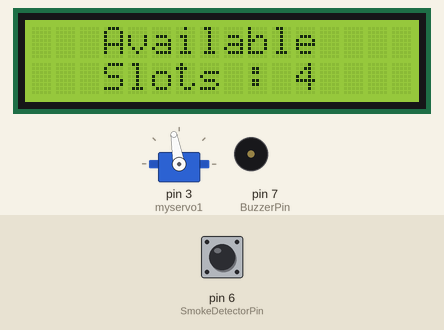
The sketch below on a simulated Arduino Uno, built with avr-gcc and run on an emulated ATmega328P. On the bench: 16×2 character LCD, servo, buzzer (waves = sounding, pin HIGH). Wiring (from diagram.json): 2 × IR receiver: data pin 2 / data pin 4. The test bench sets the inputs (shaded band); at power-on: pin 6 (SmokeDetectorPin) LOW.

Above: at 3.2 s.
3.3 s: pin 6 (SmokeDetectorPin) pulled HIGH for 1 s
At 5.0 s:
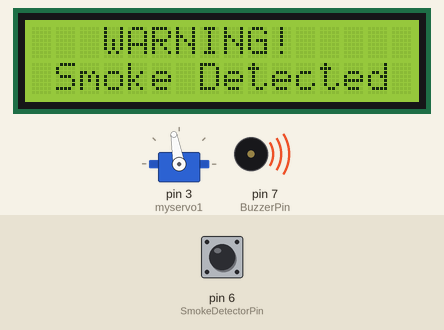
6.7 s: pin 6 (SmokeDetectorPin) pulled HIGH for 3.2 s
At 11.8 s:
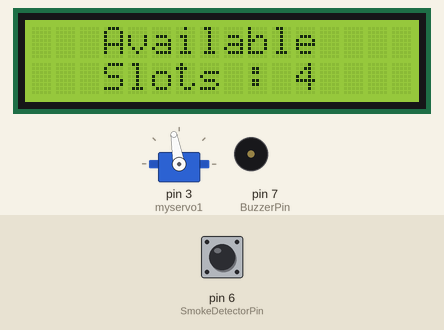
Timing chart, 0 to 13.3 s (numbered marks = the images above; inputs shaded):
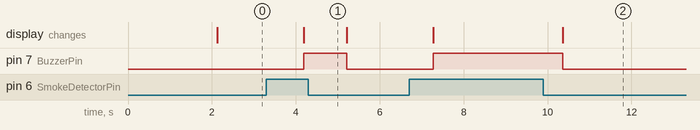

Measured:
- after the input at 3.3 s, pin 7 (BuzzerPin): LOW → HIGH after 0.88 s, → LOW 1.0 s later; the display: changes after 0.88 s (image 1)
- after the input at 6.7 s, pin 7 (BuzzerPin): LOW → HIGH after 0.58 s, → LOW 3.1 s later; the display: first changes after 0.58 s (image 2 shows a later state)

The sketch:

sketch.ino
```cpp
#include <Wire.h>
#include <LiquidCrystal_I2C.h>
LiquidCrystal_I2C lcd(0x27, 16, 2);

#include <Servo.h>
Servo myservo1;

int IR1 = 2;
int IR2 = 4;
int SmokeDetectorPin = 6;
int BuzzerPin = 7;

int Slot = 4;

bool flag1 = false;
bool flag2 = false;

unsigned long lastLcdUpdate = 0;
unsigned long lcdUpdateInterval = 1000;

void setup() {
  lcd.begin(16, 2);
  lcd.backlight();
  pinMode(IR1, INPUT);
  pinMode(IR2, INPUT);
  pinMode(SmokeDetectorPin, INPUT);
  pinMode(BuzzerPin, OUTPUT);

  myservo1.attach(3);
  myservo1.write(100);

  lcd.setCursor(0, 0);
  lcd.print("     SMART    ");
  lcd.setCursor(0, 1);
  lcd.print(" PARKING SYSTEM ");
  delay(2000);
  lcd.clear();

  Serial.begin(9600);
}
void loop() {
  if (digitalRead(IR1) == LOW && !flag1) {
    if (Slot > 0) {
      flag1 = true;
      if (!flag2) {
        myservo1.write(0);
        Slot--;
      }
    } else {
      displayMessage("    SORRY :(    ", "  Parking Full  ");
    }
  }

  if (digitalRead(IR2) == LOW && !flag2) {
    flag2 = true;
    if (!flag1) {
      myservo1.write(0);
      Slot++;
    }
  }

  if (flag1 && flag2) {
    delay(1000);
    myservo1.write(100);
    Serial.println("Servo returned to initial position.");
    flag1 = false;
    flag2 = false;
  }


  if (millis() - lastLcdUpdate >= lcdUpdateInterval) {
    updateLcdDisplay();
    lastLcdUpdate = millis();
  }


}

void updateLcdDisplay() {
  if (digitalRead(SmokeDetectorPin) == HIGH) {
    displayMessage("   WARNING!   ", " Smoke Detected ");
    digitalWrite(BuzzerPin, HIGH);
  } else {
    displayMessage("   Available   ", "   Slots : " + String(Slot));
    digitalWrite(BuzzerPin, LOW);
  }
}

void displayMessage(const char *line1, const String &line2) {
  lcd.clear();
  lcd.setCursor(0, 0);
  lcd.print(line1);
  lcd.setCursor(0, 1);
  lcd.print(line2);
}
```
